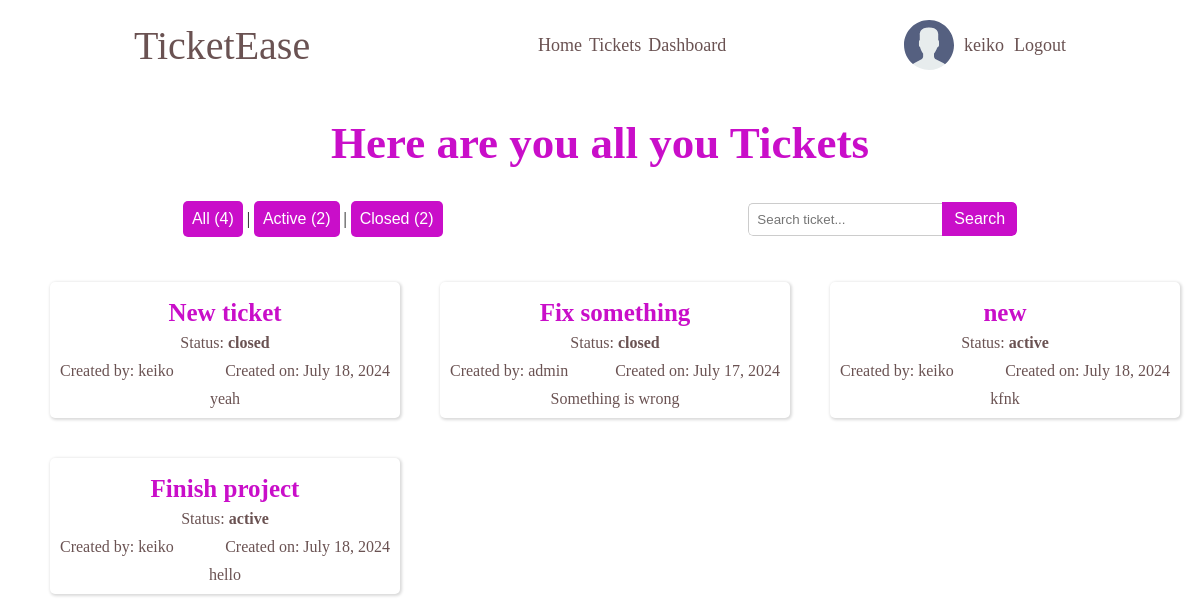
/engineer/keiko/dashboard?status= (signed in), run on an earlier commit of the app's database.
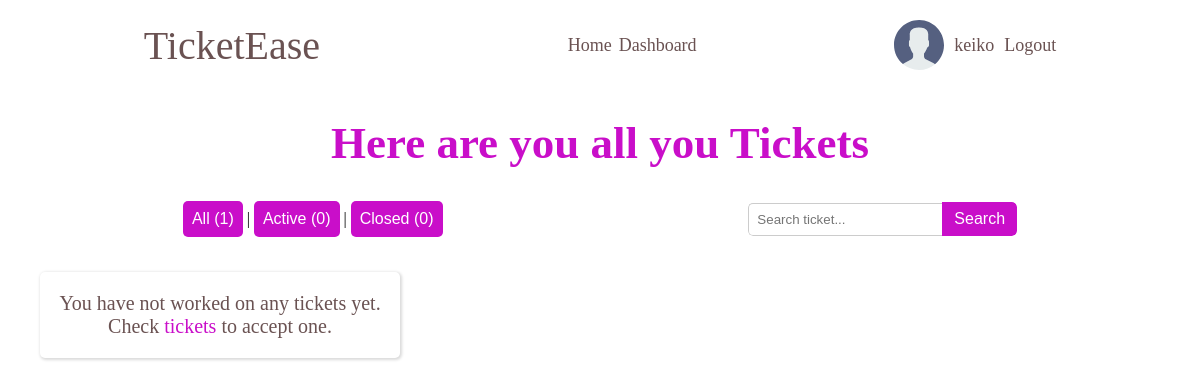
And on a later commit of the database.
### tickets/models.py (models this page shows, shortened)
class Ticket(models.Model):
    STATUS = (
        ('open', 'open'),
        ('active', 'active'),
        ('closed', 'closed'),
    )
    ticket_id = models.UUIDField(default=uuid.uuid4)
    slug = models.SlugField(unique=True)
    title = models.CharField(max_length=100)
    description = models.TextField()
    status = models.CharField(max_length=100, choices=STATUS, default='open')
    attachments = models.ImageField(null=True, blank=True, upload_to='attachments/')
    created_by = models.ForeignKey(CustomUser, on_delete=models.SET_NULL, null=True, related_name='created_by')
    assigned_to = models.ForeignKey(CustomUser, on_delete=models.SET_NULL, null=True, blank=True, related_name='assigned_to')
    accepted_on = models.DateTimeField(null=True, blank=True)
    closed_on = models.DateTimeField(null=True, blank=True)
    updated_on = models.DateTimeField(auto_now=True)
    created_on = models.DateTimeField(auto_now_add=True)

### accounts/models.py (models this page shows)
class CustomUser(AbstractUser):
    USER_TYPE = (
        ('client', 'client'),
        ('engineer', 'engineer'),
    )
    email = models.EmailField()
    bio = models.TextField()
    user_type = models.CharField(max_length=10, choices=USER_TYPE, default='client')
    avatar = models.ImageField(null=True, default="avatars/default_avatar.svg", upload_to='avatars/')

### tickets/views.py (the view, shortened to what this page needs)
# urls.py: path('engineer/<str:username>/dashboard', engineerDashboard, name='engineer-dashboard'),
def engineerDashboard(request, username):
    current_engineer = get_object_or_404(CustomUser, username=username)
    tickets = Ticket.objects.filter(assigned_to=current_engineer)
    status = request.GET.get('status')
    query = request.GET.get('Q')
    if status:
        tickets = Ticket.objects.filter(status=status)
    tickets = tickets.order_by('-status', '-created_on')
    all_count = Ticket.objects.count()
    active_count = tickets.filter(status='active').count()
    closed_count = tickets.filter(status='closed').count()
    context = {
        'tickets': tickets,
        'all_count': all_count,
        'active_count': active_count,
        'closed_count': closed_count,
        }
    return render(request, 'tickets/engineer-dashboard.html', context)

### tickets/templates/tickets/engineer-dashboard.html
{% extends 'tickets/index.html' %}
{% load static %}
{% block css %}
    <link rel="stylesheet" href="{% static  'tickets/styles/dashboards.css' %}">
{% endblock %}
{% block content %}
    <section class="dashboard-container">
        <div class="title">
            <h1>Here are you all you Tickets</h1>
        </div>
        <section class="search-filters">
            <section class="status-filters">
                <div class="filter-btns">
                    <button>
                        <a href="{% url 'engineer-dashboard' username=request.user.username %}?status=" style="color: white;">All ({{ all_count }})</a>
                    </button>
                    |
                    <button>
                        <a href="{% url 'engineer-dashboard' username=request.user.username %}?status=active" style="color: white;">Active ({{ active_count }})</a>
                    </button>
                    |
                    <button>
                        <a href="{% url 'engineer-dashboard' username=request.user.username %}?status=closed" style="color: white;">Closed ({{ closed_count }})</a>
                    </button>
                </div>
            </section>
            <section class="search-bar-container">
                <form class="search-bar method="GET" action="{% url 'tickets-view' %}">
                    <input type="text" name="q" placeholder="Search ticket...">
                    <button type="submit">Search</button>
                </form>
            </section>
        </section>
        <section class="tickets">
            {% for ticket in tickets %}
                <div class="ticket-container">
                    <section class="ticket-details">
                        <div class="title">
                            <h2 style="font-size: 25px;"> <a href="{% url 'ticket-details' slug=ticket.slug %}" style="color: rgb(201, 14, 201);">{{ ticket.title }}</a></h2>
                        </div>
                        <section class="status">
                            <p style="text-align: center;">Status: <b>{{ ticket.status }}</b></p>
                        </section>
                        <div class="detail-header">
                            <div class="created-by">
                                <p>Created by: {{ticket.created_by}}</p>
                            </div>
                            <div class="date">
                                <p>Created on: {{ticket.created_on | date:'F j, Y' }}</p>
                            </div>
                        </div>
                        <section class="description">
                            <p>{{ ticket.description | truncatechars:100 }}</p>
                        </section>
                    </section>
                </div>
            {% empty %}
                    <section class="empty" style="display: flex; justify-content: center; align-items: center;">
                        <p>You have not worked on any tickets yet. <br>
                        Check <a href="{% url 'tickets-view' %}" style="color: rgb(201, 14, 201);;">tickets</a>
                        to accept one.
                        </p>
                    </section>
            {% endfor %}
        </section>
    </section>
{% endblock %}

### tickets/templates/tickets/navbar.html
{% load static %}
<section class="top-nav">
    <div class="logo">
        <a href="{% url 'home' %}">TicketEase</a>
    </div>
    <nav class="nav-links">
        {% if request.user.user_type == 'engineer' %}
            <a href="{% url 'home' %}">Home</a>
            <a href="{% url 'tickets-view' %}">Tickets</a>
            {% if user.is_authenticated %}
                <a href="{% url 'engineer-dashboard' user.username %}">Dashboard</a>
            {% endif %}
        {% elif request.user.user_type == 'client' %}
            <a href="{% url 'home' %}">Home</a>
            {% if user.is_authenticated %}
                <a href="{% url 'client-dashboard' user.username %}">Dashboard</a>
            {% endif %}
        {% endif %}
    </nav>
    <section class="auth">
        {% if user.is_authenticated %}
            <a href="#" class="avatar avatar--medium active">
                {% if user.avatar %}
                    <img src="{{ user.avatar.url }}" alt="{{ user.username }}" />
                {% else %}
                    <img src="{% static 'media/avatars/default_avatar.svg' %}" alt="{{user.username}}" />
                {% endif %}
                {{user.username}}
            </a>
            <a href="{% url 'account_logout' %}">Logout</a>
        {% else %}
            <a href="{% url 'account_login' %}">Login</a>
            <a href="{% url 'account_signup' %}">Register</a>
        {% endif %}
    </section>
</section>

What changed in the data, as far as the page shows it:
removed Ticket: title "New ticket", status "closed", created_by "keiko", created_on "July 18, 2024", description "yeah"
no longer on this page (row edited): Ticket: title "Fix something", status "closed", created_by "admin", created_on "July 17, 2024", description "Something is wrong"
removed Ticket: title "new", status "active", created_by "keiko", created_on "July 18, 2024", description "kfnk"
removed Ticket: title "Finish project", status "active", created_by "keiko", created_on "July 18, 2024", description "hello"
Also different on the page:
{{ all_count }}: "4" → "1"
{{ active_count }}: "2" → "0"
{{ closed_count }}: "2" → "0"
text no longer shown: "Tickets"
text now shown: "You have not worked on any tickets yet. Check tickets to accept one."
